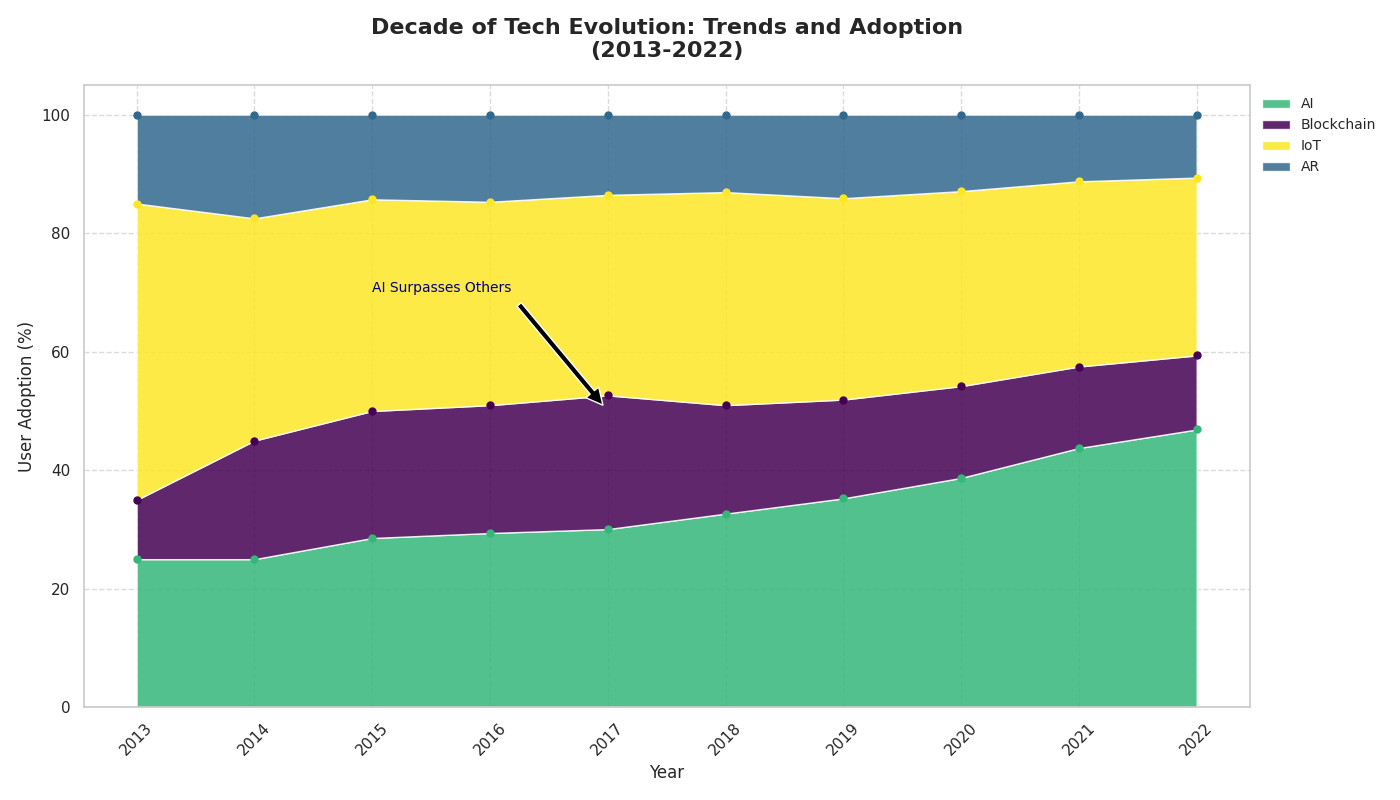

The Python source for this figure:
import matplotlib.pyplot as plt
import numpy as np
from matplotlib import cm

# Define years
years = np.arange(2013, 2023)

# Define adoption data for each technology
ai_adoption = np.array([5, 10, 20, 30, 40, 50, 55, 60, 70, 75])
blockchain_adoption = np.array([2, 8, 15, 22, 30, 28, 26, 24, 22, 20])
iot_adoption = np.array([10, 15, 25, 35, 45, 55, 53, 51, 50, 48])
ar_adoption = np.array([3, 7, 10, 15, 18, 20, 22, 20, 18, 17])

# Sum up all tech adoptions per year
total_adoption = ai_adoption + blockchain_adoption + iot_adoption + ar_adoption

# Normalize to percentage of total adoption each year
ai_adoption_percentage = (ai_adoption / total_adoption) * 100
blockchain_adoption_percentage = (blockchain_adoption / total_adoption) * 100
iot_adoption_percentage = (iot_adoption / total_adoption) * 100
ar_adoption_percentage = (ar_adoption / total_adoption) * 100

# Stack the data for plotting
adoption_data = np.vstack([ai_adoption_percentage, blockchain_adoption_percentage, iot_adoption_percentage, ar_adoption_percentage])

# Creating a grid for better layout
fig, ax = plt.subplots(figsize=(14, 8), dpi=100)

# Change the sequence of colors manually
colors = cm.viridis(np.linspace(0, 1, 4))
shuffled_colors = [colors[2], colors[0], colors[3], colors[1]]  # New arrangement of colors

# Create a stacked area plot with shuffled colors
ax.stackplot(years, adoption_data, labels=['AI', 'Blockchain', 'IoT', 'AR'], colors=shuffled_colors, alpha=0.85)

# Add data markers for each year
for i, percentage in enumerate(adoption_data):
    ax.plot(years, np.cumsum(adoption_data, axis=0)[i], marker='o', markersize=5, linestyle='None', label='_nolegend_', color=shuffled_colors[i])

# Adding title and labels
ax.set_title('Decade of Tech Evolution: Trends and Adoption\n(2013-2022)', fontsize=16, fontweight='bold', pad=20)
ax.set_xlabel('Year', fontsize=12)
ax.set_ylabel('User Adoption (%)', fontsize=12)

# Adjust x-axis labels
ax.set_xticks(years)
ax.set_xticklabels(years, rotation=45)

# Adding annotations for key events
ax.annotate('AI Surpasses Others', xy=(2017, 50), xytext=(2015, 70),
             arrowprops=dict(facecolor='black', shrink=0.05), fontsize=10, color='navy')

# Adding legend with a transparent background
ax.legend(loc='upper left', fontsize=10, bbox_to_anchor=(1, 1), frameon=False)

# Stylized gridlines
ax.grid(True, linestyle='--', alpha=0.7)

# Adjust layout
plt.tight_layout()

# Display the chart
plt.show()
